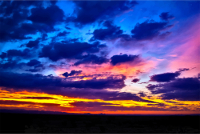
#> input picture codegolf/approximate-a-given-image-using-only-colors-from-a-given-list/1.jpg, 200 x 134 px
$ python reverse-bayer-filter-of-an-image.py approximate-a-given-image-using-only-colors-from-a-given-list/1.jpg out.png
#> lines starting #> are read from the running program, lines starting #| are printed output that depends on the picture
#!/usr/bin/env python3

"""

Almost all digital camera sensors are organized in a grid of photosensors. Each photo sensor is sensitive for one of the primary colors: red, green and blue. The way those photo sensors are organized is called the Bayer filter, after its inventor, Bryce Bayer of Eastman Kodak. After an image is taken, four photo sensors compose the RGB value of one pixel in the resulting image. Your task is to reverse that process and colorize the resulting pixels according to their filter color. For the sake of simplicity, we will ignore gamma correction.

For example: the "normal" forward Bayer filter steps are:

a lightray with a Pantone Beeswax color hits the sensor;
the BGGR (Blue - Green / Green - Red) filter decomposes this into four rays.
The four rays hit the sensor, which reads: 81 - 168 / 168 - 235 (sensor values range from 0 - 255);
The Bayer filter translates this to one RGB pixel with color (235, 168, 81).
The reverse Bayer filter steps are:

RGB pixel with color (235, 168, 81) is split into four pixels with RGB values: (0,0,81) - (0,168,0) / (0,168,0) - (235,0,0).
Challenge
You should write the shortest possible function or program that does the following:

Take a filename as in input and output the DeBayered image.
The output may be written to a file or displayed on the screen.
The output must be twice the width and twice the height of the original image.
Each pixel of the input image must be mapped according to the BGGR (Blue - Green / Green - Red) Bayer filter pattern as explained graphically in the following picture:

Bayer Filter - BGGR - graphical explanation

We'll assume that both green photosensors receive the same signal, so both the G values in the Bayer matrix are equal to the G value in the RGB image.

You may not return an array representation of the resulting image. The output must be an image or a file (in any suitable image format) that can be displayed as an image.
Example
Given this file as an input:

Mona Lisa
https://i.stack.imgur.com/9PrQc.jpg

The resulting image should be:

DeBayered Mona Lisa
https://i.imgur.com/UYTi1uB.png

Reference python implementation:
from PIL import Image
import np
import sys

if len(sys.argv) == 1:
    print "Usage: python DeByer.py <<image_filename>>"
    sys.exit()

# Open image and put it in a np array
srcArray = np.array(Image.open(sys.argv[1]), dtype=np.uint8)
w, h, _ = srcArray.shape

# Create target array, twice the size of the original image
resArray = np.zeros((2*w, 2*h, 3), dtype=np.uint8)

# Map the RGB values in the original picture according to the BGGR pattern#

# Blue
resArray[::2, ::2, 2] = srcArray[:, :, 2]

# Green (top row of the Bayer matrix)
resArray[1::2, ::2, 1] = srcArray[:, :, 1]

# Green (bottom row of the Bayer matrix)
resArray[::2, 1::2, 1] = srcArray[:, :, 1]

# Red
resArray[1::2, 1::2, 0] = srcArray[:, :, 0]

# Save the imgage
Image.fromarray(resArray, "RGB").save("output.png")
Remember: this is a code-golf, so shortest code wins!

"""

from PIL import Image
import numpy as np
import sys

def usage():
    print("usage: <input> <output>")
    sys.exit(2)

def main():
    if len(sys.argv) != 3:
        usage()

    src = np.array(Image.open(sys.argv[1]), dtype=np.uint8)
#> src is the input picture: shape (134, 200, 3); mean R, G, B 66.5, 62.7, 122.4
    width, height, _ = src.shape
#> width = 134; height = 200

    dst = np.zeros((2*width, 2*height, 3), dtype=np.uint8)
    dst[::2, ::2, 2] = src[:, :, 2]
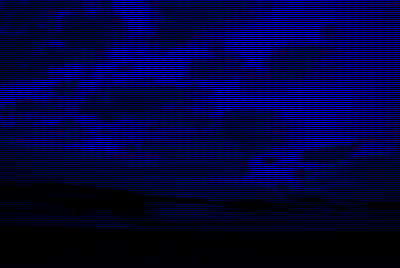
#> dst: shape (268, 400, 3); mean R, G, B 0, 0, 30.6
    dst[1::2, ::2, 1] = src[:, :, 1]
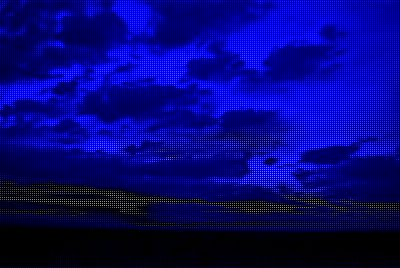
#> dst: shape (268, 400, 3); mean R, G, B 0, 15.7, 30.6
    dst[::2, 1::2, 1] = src[:, :, 1]
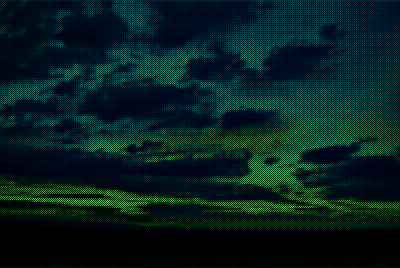
#> dst: shape (268, 400, 3); mean R, G, B 0, 31.3, 30.6
    dst[1::2, 1::2, 0] = src[:, :, 0]
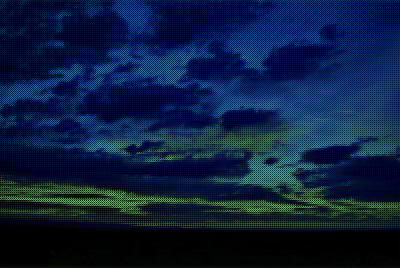
#> dst: shape (268, 400, 3); mean R, G, B 16.6, 31.3, 30.6

    img = Image.fromarray(dst, "RGB")
    img.save(sys.argv[2])

main()

$ run again, on codegolf/approximate-a-given-image-using-only-colors-from-a-given-list/3.jpg
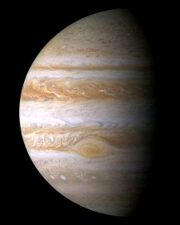
#> input picture codegolf/approximate-a-given-image-using-only-colors-from-a-given-list/3.jpg, 180 x 225 px
#> in main, src is the input picture: shape (225, 180, 3); mean R, G, B 72.1, 65.4, 59.6
#> in main, `dst[::2, ::2, 2] = src[:, :, 2]`:
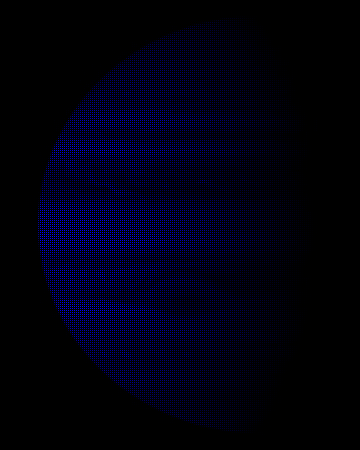
#> dst: shape (450, 360, 3); mean R, G, B 0, 0, 14.9
#> in main, `dst[1::2, 1::2, 0] = src[:, :, 0]`:
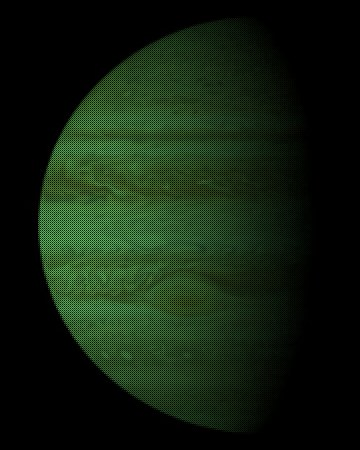
#> dst: shape (450, 360, 3); mean R, G, B 18, 32.7, 14.9
